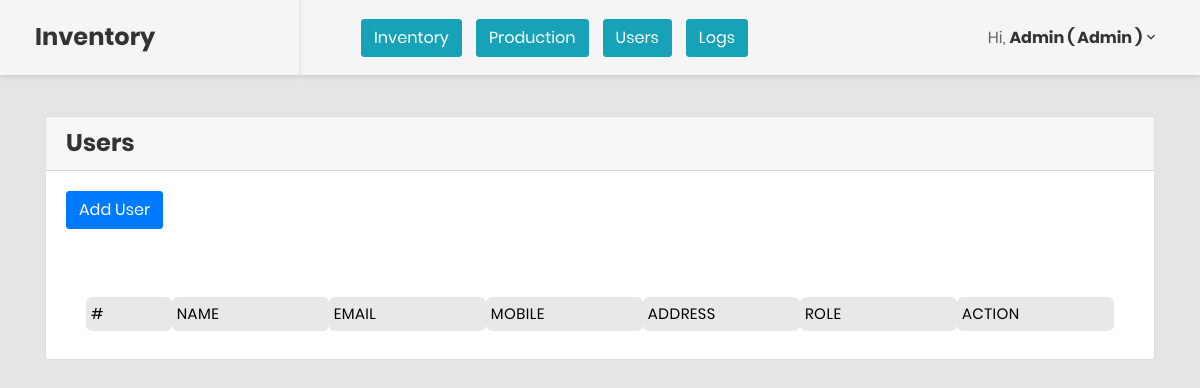
/users/users.php (signed in), run on an earlier commit of the app's database.
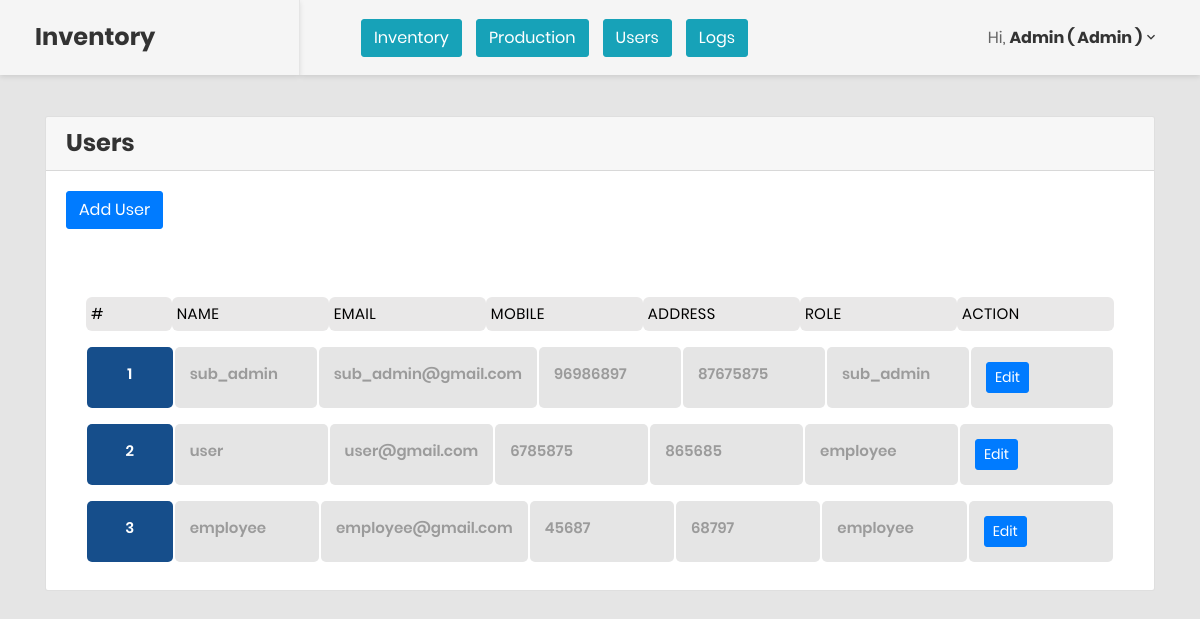
And on a later commit of the database.
### tables this page shows
CREATE TABLE `users` (
  `id` int(11) NOT NULL,
  `name` varchar(255) NOT NULL,
  `email` varchar(255) NOT NULL,
  `password` varchar(255) NOT NULL,
  `mobile_number` varchar(255) NOT NULL,
  `address` varchar(255) NOT NULL,
  `role` varchar(255) NOT NULL
);

### users/users.php (the view, shortened to what this page needs)
<?php
require_once('../navbar/list.php');
	?>
	<?php
if ($_SESSION['role'] == 'admin') {
	$select = 'SELECT * FROM `users` WHERE `role` != "admin"';
}
elseif($_SESSION['role'] == 'sub_admin'){
	$select = 'SELECT * FROM `users` WHERE `role` = "employee"';
}
$result = mysqli_query($conn,$select);
?>
<div class="card-header">
	<h3>Users</h3>
</div>
<div class="card-body">
	<a href="../users/add-user.php" class="btn btn-primary">Add User</a>
</div>
<div class="card-body">
	<div class="details-container">
		<ul class="responsive-table">
			<li class="table-header">
				<div class="col col-1" data-label="#">#</div>
				<div class="col">Name</div>
				<div class="col">Email</div>
				<div class="col">Mobile</div>
				<div class="col">Address</div>
				<div class="col">Role</div>
				<div class="col" colspan="2">Action</div>
			</li>
			<?php $n =1;?>
			<?php while ($value = mysqli_fetch_assoc($result)) { ?>
				<li class="table-row">
					<div class="col col-1" data-label="#"><?= $n++ ?></div>
					<div class="col" data-label="Name-"><?= $value['name'] ?></div>
					<div class="col" data-label="Category-"><?= $value['email'] ?></div>
					<div class="col" data-label="Qty after Shortage-"><?= $value['mobile_number'] ?></div>
					<div class="col" data-label="Shortage-"><?= $value['address'] ?></div>
					<div class="col" data-label="Shortage-"><?= $value['role'] ?></div>
					<div class="col">
						<a href="../users/user-edit?id=<?php echo $value['id']?>" class="btn btn-sm btn-primary">Edit</a>
					</div>
					</li>
				<?php } ?>
			</ul>
		</div>
	</div>
	<?php
	require_once('../include/index-end.php');
?>

What changed in the data, as far as the page shows it:
added users: name "sub_admin", email "sub_admin@gmail.com", mobile_number "96986897", address "87675875", role "sub_admin"
added users: name "user", email "user@gmail.com", mobile_number "6785875", address "865685", role "employee"
added users: name "employee", email "employee@gmail.com", mobile_number "45687", address "68797", role "employee"
